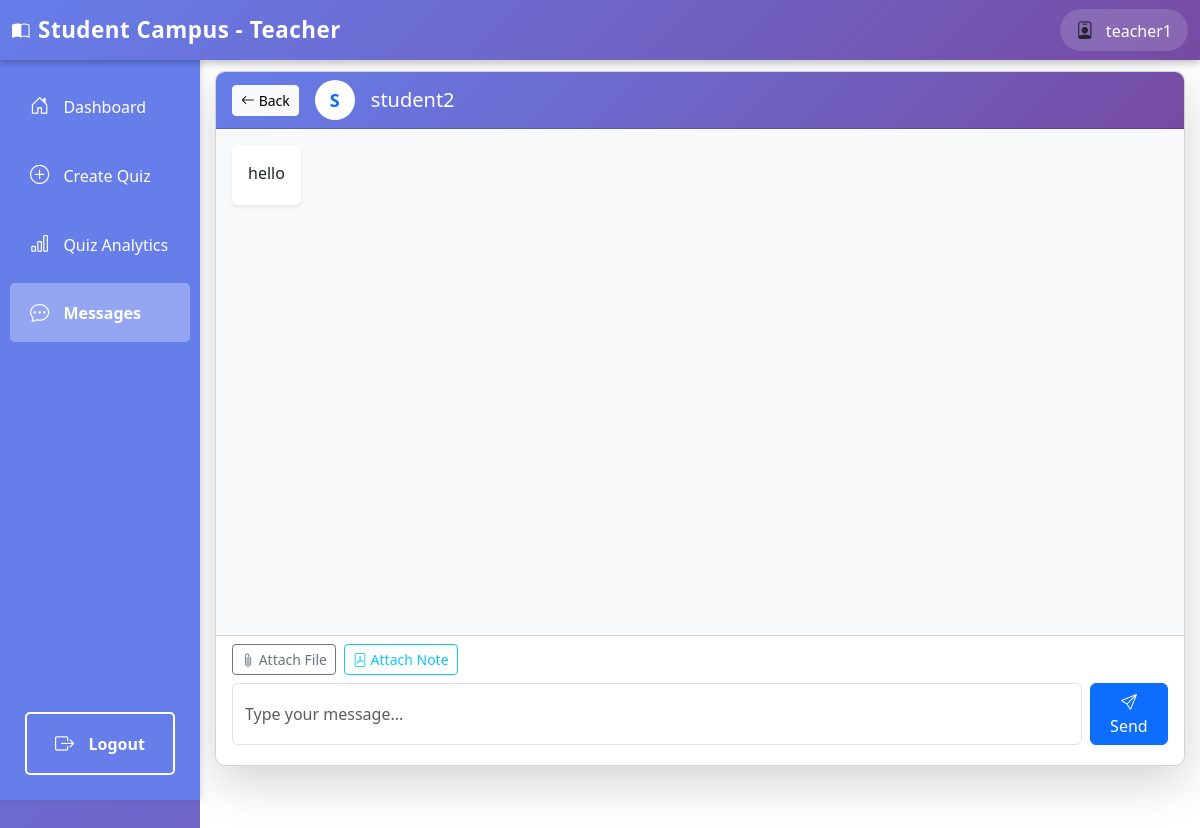
The page /teacher/chat/4/ (signed in) on the database its author committed.
### authentication/models.py (models this page shows, shortened)
class User(AbstractUser):
    ROLE_CHOICES = (
        ('student', 'Student'),
        ('teacher', 'Teacher'),
    )
    role = models.CharField(max_length=10, choices=ROLE_CHOICES, default='student')
    def is_teacher(self):
        return self.role == 'teacher'

### teachers/models.py (models this page shows, shortened)
class ChatMessage(models.Model):
    sender = models.ForeignKey(User, on_delete=models.CASCADE, related_name='sent_messages')
    receiver = models.ForeignKey(User, on_delete=models.CASCADE, related_name='received_messages')
    message = models.TextField(blank=True)
    file = models.FileField(upload_to='chat_files/%Y/%m/%d/', null=True, blank=True)
    attached_note = models.ForeignKey(PDFNote, on_delete=models.SET_NULL, null=True, blank=True, related_name='chat_references')
    created_at = models.DateTimeField(auto_now_add=True)
    is_read = models.BooleanField(default=False)
    def __str__(self):
        return f"Message {self.id}"
    class Meta:
        ordering = ['created_at']

### teachers/views.py (the view)
# urls.py: path('chat/<int:user_id>/', views.teacher_chat_with, name='teacher_chat_with'),
@login_required
def teacher_chat_with(request, user_id):
    if not request.user.is_teacher():
        return HttpResponseForbidden("You don't have permission to access this page.")
    other_user = get_object_or_404(User, id=user_id, role='student')
    messages_list = ChatMessage.objects.filter(
        Q(sender=request.user, receiver=other_user) | Q(sender=other_user, receiver=request.user)
    ).select_related('attached_note', 'attached_note__subject').order_by('created_at')
    ChatMessage.objects.filter(sender=other_user, receiver=request.user, is_read=False).update(is_read=True)
    available_notes = PDFNote.objects.filter(subject__teacher=request.user).select_related('subject')
    return render(request, 'teachers/chat_conversation.html', {
        'other_user': other_user,
        'messages': messages_list,
        'available_notes': available_notes
    })

### templates/teachers/chat_conversation.html (shortened to what this page needs)
{% extends 'teachers/base_teacher.html' %}
{% block teacher_content %}
<div class="chat-container-wrapper">
    <div class="card shadow-lg h-100" style="display: flex; flex-direction: column; border-radius: 10px; overflow: hidden;">
        <div class="card-header" style="background: linear-gradient(135deg, #667eea 0%, #764ba2 100%); color: white; flex-shrink: 0;">
            <div class="d-flex justify-content-between align-items-center">
                <div class="d-flex align-items-center">
                    <a href="{% url 'teacher_chat' %}" class="btn btn-sm btn-light me-3">
                        <i class="bi bi-arrow-left"></i> Back
                    </a>
                    <div class="rounded-circle bg-white text-primary d-flex align-items-center justify-content-center"
                         style="width: 40px; height: 40px; font-size: 18px; font-weight: bold;">
                        {{ other_user.username|slice:":1"|upper }}
                    </div>
                    <h5 class="mb-0 ms-3">{{ other_user.username }}</h5>
                </div>
            </div>
        </div>
        <div class="card-body overflow-auto" id="chatMessages" style="background-color: #f8f9fa; flex: 1 1 auto;">
            {% for message in messages %}
                <div class="mb-3 d-flex {% if message.sender.id == user.id %}justify-content-end{% else %}justify-content-start{% endif %}">
                    <div class="{% if message.sender.id == user.id %}bg-primary text-white{% else %}bg-white{% endif %} rounded p-3 shadow-sm"
                         style="max-width: 70%;">
                        {% if message.message %}
                            <p class="mb-1">{{ message.message }}</p>
                        {% endif %}
                    </div>
                </div>
            {% endfor %}
        </div>
        <div class="card-footer bg-white" style="flex-shrink: 0;">
            <div class="mb-2 d-flex gap-2">
                <button type="button" class="btn btn-sm btn-outline-secondary" onclick="document.getElementById('fileInput').click()">
                    <i class="bi bi-paperclip"></i> Attach File
                </button>
                <button type="button" class="btn btn-sm btn-outline-info" data-bs-toggle="modal" data-bs-target="#notesModal">
                    <i class="bi bi-file-pdf"></i> Attach Note
                </button>
            </div>
            <form id="messageForm" class="d-flex gap-2">
                <input type="text" id="messageInput" class="form-control" placeholder="Type your message..." autocomplete="off">
                <button type="submit" class="btn btn-primary">
                    <i class="bi bi-send"></i> Send
                </button>
            </form>
        </div>
    </div>
</div>
{% endblock %}

### templates/teachers/base_teacher.html (shortened to what this page needs)
<!DOCTYPE html>
<html lang="en">
<head>
    <link href="https://cdn.jsdelivr.net/npm/bootstrap@5.3.0/dist/css/bootstrap.min.css" rel="stylesheet">
    <link href="https://cdn.jsdelivr.net/npm/bootstrap-icons@1.10.0/font/bootstrap-icons.css" rel="stylesheet">
</head>
<body>
    <div class="position-fixed top-0 end-0 p-3" style="z-index: 11000;">
    </div>
    <nav class="navbar navbar-expand-lg navbar-light bg-light">
        <div class="container-fluid">
            <a class="navbar-brand fw-bold" href="{% url 'teacher_dashboard' %}">
                <i class="bi bi-book-half me-2"></i>Student Campus - Teacher
            </a>
            <div class="ms-auto d-flex align-items-center gap-3">
                <div class="user-info">
                    <i class="bi bi-person-badge me-2"></i>
                    <span>{{ user.username }}</span>
                </div>
            </div>
        </div>
    </nav>
    <div class="container-fluid">
        <div class="row">
            <div class="col-md-2 p-0">
                <div class="sidebar">
                    <nav class="nav flex-column">
                        <a class="nav-link {% if request.resolver_match.url_name == 'teacher_dashboard' %}active{% endif %}" href="{% url 'teacher_dashboard' %}">
                            <i class="bi bi-house-door"></i> Dashboard
                        </a>
                        <a class="nav-link {% if request.resolver_match.url_name == 'create_quiz' or request.resolver_match.url_name == 'generate_quiz' %}active{% endif %}" href="{% url 'create_quiz' %}">
                            <i class="bi bi-plus-circle"></i> Create Quiz
                        </a>
                        <a class="nav-link {% if request.resolver_match.url_name == 'quiz_analytics' %}active{% endif %}" href="{% url 'quiz_analytics' %}">
                            <i class="bi bi-bar-chart"></i> Quiz Analytics
                        </a>
                        <a class="nav-link {% if request.resolver_match.url_name == 'teacher_chat' or request.resolver_match.url_name == 'teacher_chat_with' %}active{% endif %}" href="{% url 'teacher_chat' %}">
                            <i class="bi bi-chat-dots"></i> Messages
                        </a>
                        <a class="nav-link logout-btn" href="{% url 'logout' %}">
                            <i class="bi bi-box-arrow-right"></i> Logout
                        </a>
                    </nav>
                </div>
            </div>
            <div class="col-md-10 p-0">
                <div class="main-content">
                    {% block teacher_content %}
                    {% endblock %}
                </div>
            </div>
        </div>
    </div>
</body>
</html>

### templates/teachers/base_teacher.html (style rules this page uses)
body { background: linear-gradient(135deg, #667eea 0%, #764ba2 100%); min-height: 100vh; padding-top: 56px; }
.navbar { position: fixed; top: 0; left: 0; right: 0; z-index: 1000; background: linear-gradient(135deg, #667eea 0%, #764ba2 100%) !important; box-shadow: 0 4px 6px rgba(0,0,0,0.2); border: none; }
.navbar-brand { color: white !important; font-weight: 700; font-size: 1.4rem; letter-spacing: 0.5px; }
.navbar span { color: white; font-weight: 500; }
.user-info { background: rgba(255, 255, 255, 0.15); padding: 8px 16px; border-radius: 25px; backdrop-filter: blur(10px); }
.navbar .bi { font-size: 1.1rem; }
.sidebar { height: calc(100vh - 56px); background-color: #667eea; box-shadow: 2px 0 5px rgba(0,0,0,0.1); position: sticky; top: 56px; display: flex; flex-direction: column; }
.sidebar .nav { display: flex; flex-direction: column; flex: 1; padding-top: 1rem; }
.sidebar .nav-link { color: #fff; padding: 15px 20px; border-radius: 5px; margin: 5px 10px; transition: all 0.3s; }
.sidebar .nav-link.active { background-color: rgba(255,255,255,0.3); font-weight: bold; }
.sidebar .nav-link i { margin-right: 10px; font-size: 1.2rem; }
.logout-btn { position: absolute; bottom: 20px; left: 15px; right: 15px; background-color: transparent; color: white; border: 2px solid white; font-weight: 600; transition: all 0.3s; text-align: center; padding: 10px; border-radius: 5px; text-decoration: none; display: block; }
.main-content { background-color: #fff; min-height: 100vh; padding: 30px; }

### templates/teachers/chat_conversation.html (style rules this page uses)
body { overflow: hidden !important; }
.main-content { padding: 0 !important; margin: 0 !important; overflow: hidden !important; height: calc(100vh - 56px); }
.chat-container-wrapper { width: 100%; max-width: 1400px; height: calc(100% - 60px); margin: 0 auto; padding: 15px 15px 30px 15px; }
.card-footer { padding-bottom: 20px !important; }

### rows shown on the page
User: username "teacher1"
User: username "S", username "student2"
ChatMessage: message "hello"
